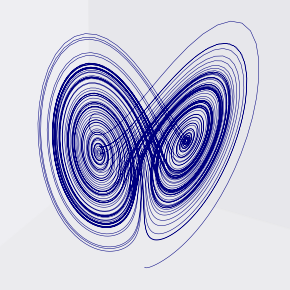
#> input picture files/figures/profile.png, 290 x 290 px
$ python run.py
#> lines starting #> are read from the running program, lines starting #| are printed output that depends on the picture
from PIL import Image

image="profile.png"
dest="profile2.png"

img = Image.open(image)
#> img is the input picture: PIL image 290x290 RGB; mean R, G, B 195.1, 195.1, 219.3
img.putalpha(200)  # Half alpha; alpha argument must be an int
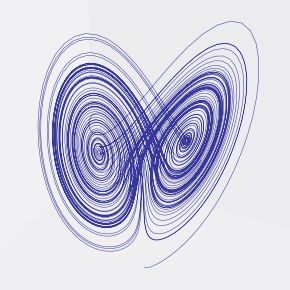
#> img: PIL image 290x290 RGBA; mean R, G, B, A 195.1, 195.1, 219.3, 200; transparent parts drawn white
img.save(dest)

$ run again, with files/figures/forecast-short.png copied over files/figures/profile.png
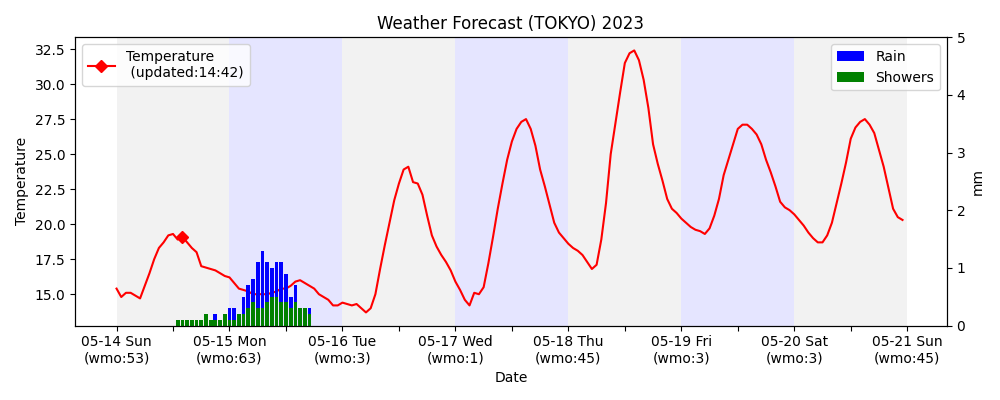
#> input picture files/figures/forecast-short.png, 1000 x 400 px
#> img is the input picture: PIL image 1000x400 RGBA; mean R, G, B, A 237, 234.9, 241.4, 255
#> `img.putalpha(200)`:
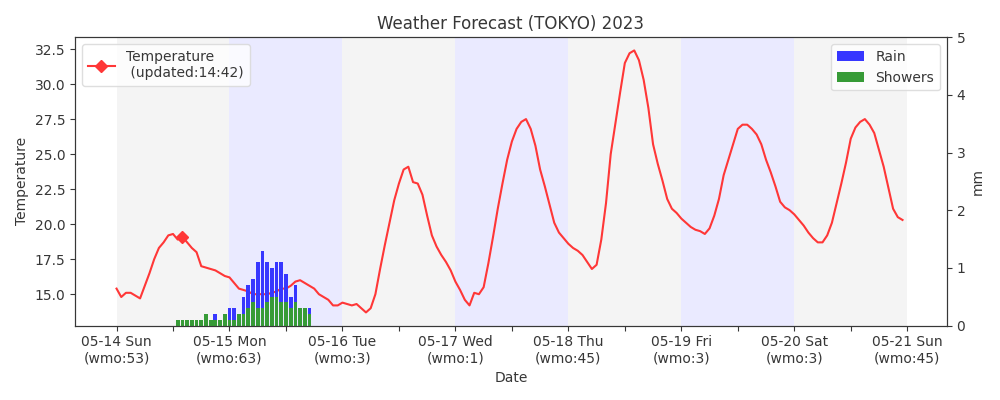
#> img: PIL image 1000x400 RGBA; mean R, G, B, A 237, 234.9, 241.4, 200; transparent parts drawn white
